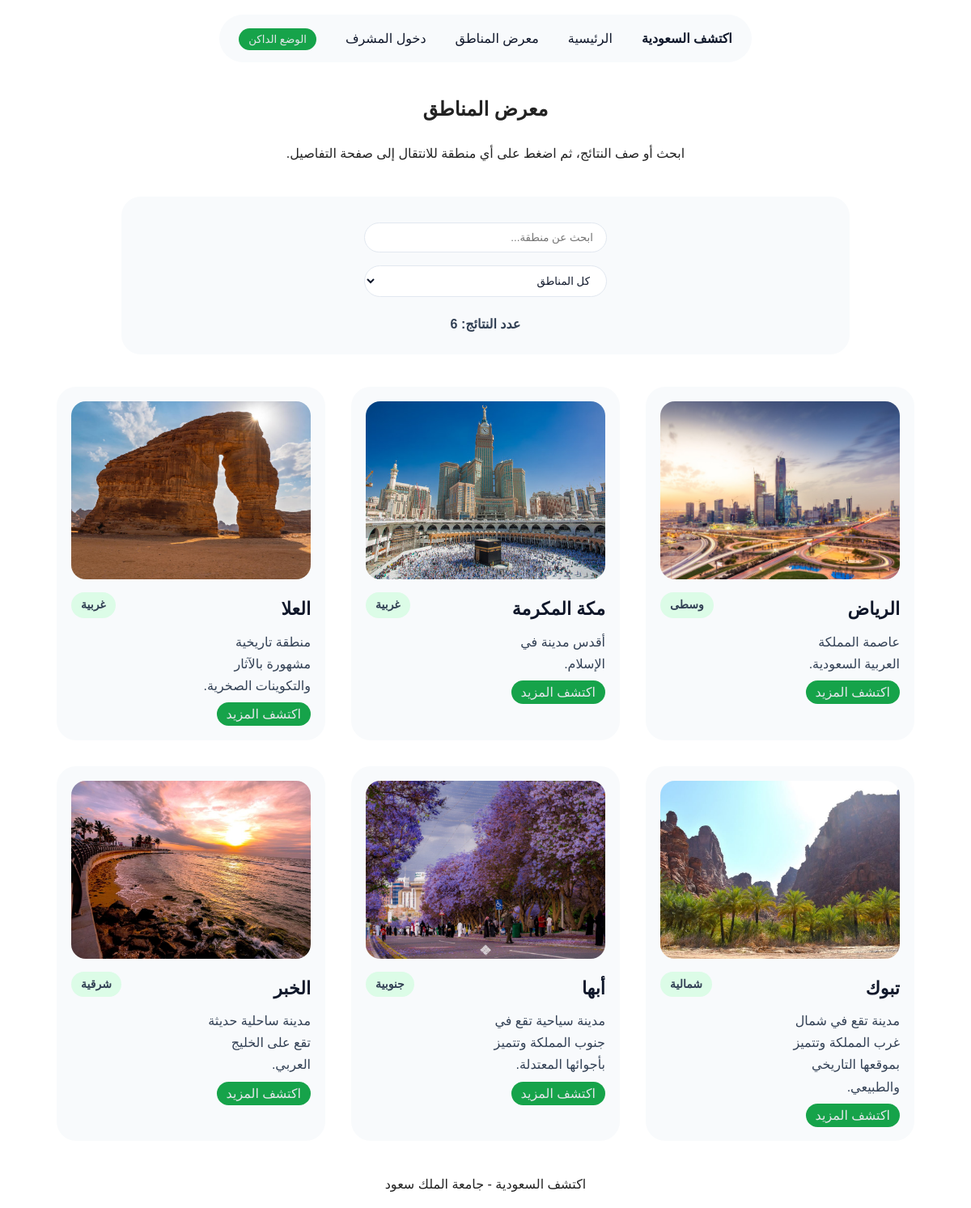
/gallery.php, run on the app's committed database.
### tables this page shows
CREATE TABLE places (
  id INT AUTO_INCREMENT PRIMARY KEY,
  name VARCHAR(100) NOT NULL,
  region VARCHAR(100) NOT NULL,
  category VARCHAR(100) NOT NULL,
  short_description TEXT NOT NULL,
  full_description TEXT NOT NULL,
  landmarks TEXT NOT NULL,
  image VARCHAR(255) NOT NULL,
  image_2 VARCHAR(255),
  image_3 VARCHAR(255),
  created_at TIMESTAMP DEFAULT CURRENT_TIMESTAMP
);

### gallery.php (the view, shortened to what this page needs)
<?php
require 'db.php';
$stmt = $pdo->query('SELECT * FROM places ORDER BY id ASC');
$places = $stmt->fetchAll();
?>
<!DOCTYPE html>
<html lang="ar" dir="rtl">
<head>
    <link rel="stylesheet" href="public/css/styles.css">
</head>
<body>
    <nav class="navbar">
        <ul>
            <li><a href="index.php" class="navLogo">
                    <p>اكتشف السعودية</p>
                </a></li>
            <li><a href="index.php">الرئيسية</a></li>
            <li><a href="gallery.php">معرض المناطق</a></li>
            <li><a href="login.php">دخول المشرف</a></li>
            <li>
                <button type="button" class="theme-toggle" onclick="changeTheme()">الوضع الداكن</button>
            </li>
        </ul>
    </nav>
    <section>
        <div class="hero">
            <h1>معرض المناطق</h1>
            <p>ابحث أو صف النتائج، ثم اضغط على أي منطقة للانتقال إلى صفحة التفاصيل.</p>
        </div>
    </section>
    <section class="search-section">
        <input type="text" id="searchInput" placeholder="ابحث عن منطقة...">
        <div>
            <select id="categoryFilter">
                <option value="all">كل المناطق</option>
            </select>
        </div>
        <p>عدد النتائج: <span id="resultsCount"><?php echo count($places); ?></span></p>
    </section>
    <section class="gallery">
        <?php foreach ($places as $place): ?>
            <div class="card" data-category="<?php echo htmlspecialchars($place['category']); ?>">
                <img src="public/images/<?php echo htmlspecialchars($place['image']); ?>"
                    alt="<?php echo htmlspecialchars($place['name']); ?>">
                <div class="card-content">
                    <div>
                        <h3>
                            <?php echo htmlspecialchars($place['name']); ?>
                        </h3>
                        <p>
                            <?php echo htmlspecialchars($place['short_description']); ?>
                        </p>
                        <a href="details.php?id=<?php echo $place['id']; ?>" class="btn">
                            اكتشف المزيد
                        </a>
                    </div>
                    <p class="category">
                        <?php echo htmlspecialchars($place['category']); ?>
                    </p>
                </div>
            </div>
        <?php endforeach ?>
    </section>
    <footer>
        <p>اكتشف السعودية - جامعة الملك سعود</p>
    </footer>
</body>
</html>

### public/css/styles.css (style rules this page uses)
* { box-sizing: border-box; }
body { margin: 0; font-family: Arial, sans-serif; background-color: white; color: #222; direction: rtl; line-height: 1.7; text-align: center; }
.navbar { display: flex; justify-content: center; align-items: center; padding: 18px 0; background-color: white; }
.navbar ul { display: flex; align-items: center; gap: 36px; list-style: none; margin: 0; padding: 0px 24px; background-color: #F8FAFC; border-radius: 999px; }
.navbar a { text-decoration: none; color: #0F172A; font-weight: normal; }
.navbar a p { font-weight: bold; }
.theme-toggle { border: none; background-color: #16A34A; color: #E5E7EB; padding: 6px 12px; border-radius: 999px; cursor: pointer; }
.btn { text-decoration: none; background-color: #16A34A; color: #E5E7EB; padding: 6px 12px; border-radius: 999px; cursor: pointer; }
.search-section { max-width: 900px; margin: 40px auto 24px; padding: 24px; background-color: #F8FAFC; border-radius: 24px; }
.search-section input, .search-section select { width: 300px; padding: 10px 16px; margin: 8px; border: 1px solid #E2E8F0; border-radius: 999px; background-color: white; color: #0F172A; }
.search-section p { margin: 12px 0 0; color: #334155; font-weight: bold; }
.gallery { max-width: 1100px; margin: 40px auto; padding: 0 20px; display: grid; grid-template-columns: repeat(3, 1fr); gap: 32px; }
.card { background-color: #F8FAFC; border-radius: 24px; padding: 18px; text-align: right; }
.card img { width: 100%; height: 220px; object-fit: cover; border-radius: 18px; }
.card h3 { margin: 10px 0 6px; color: #0F172A; font-size: 22px; }
.card p { margin: 8px 0; color: #334155; }
.category { display: inline-block; background-color: #DCFCE7; color: #16A34A; padding: 4px 12px; border-radius: 999px; font-size: 14px; font-weight: bold; justify-self: end; align-self:self-start; }
.card-content { display:grid; grid-template-columns: repeat(2, 1fr); }

### data on the page
places: image (picture), name "الرياض", short_description "عاصمة المملكة العربية السعودية.", category "وسطى"
places: image (picture), name "مكة المكرمة", short_description "أقدس مدينة في الإسلام.", category "غربية"
places: image (picture), name "العلا", short_description "منطقة تاريخية مشهورة بالآثار والتكوينات الصخرية.", category "غربية"
places: image (picture), name "تبوك", short_description "مدينة تقع في شمال غرب المملكة وتتميز بموقعها التاريخي والطبيعي.", category "شمالية"
places: image (picture), name "أبها", short_description "مدينة سياحية تقع في جنوب المملكة وتتميز بأجوائها المعتدلة.", category "جنوبية"
places: image (picture), name "الخبر", short_description "مدينة ساحلية حديثة تقع على الخليج العربي.", category "شرقية"

### other printed values
count($places) "6"
